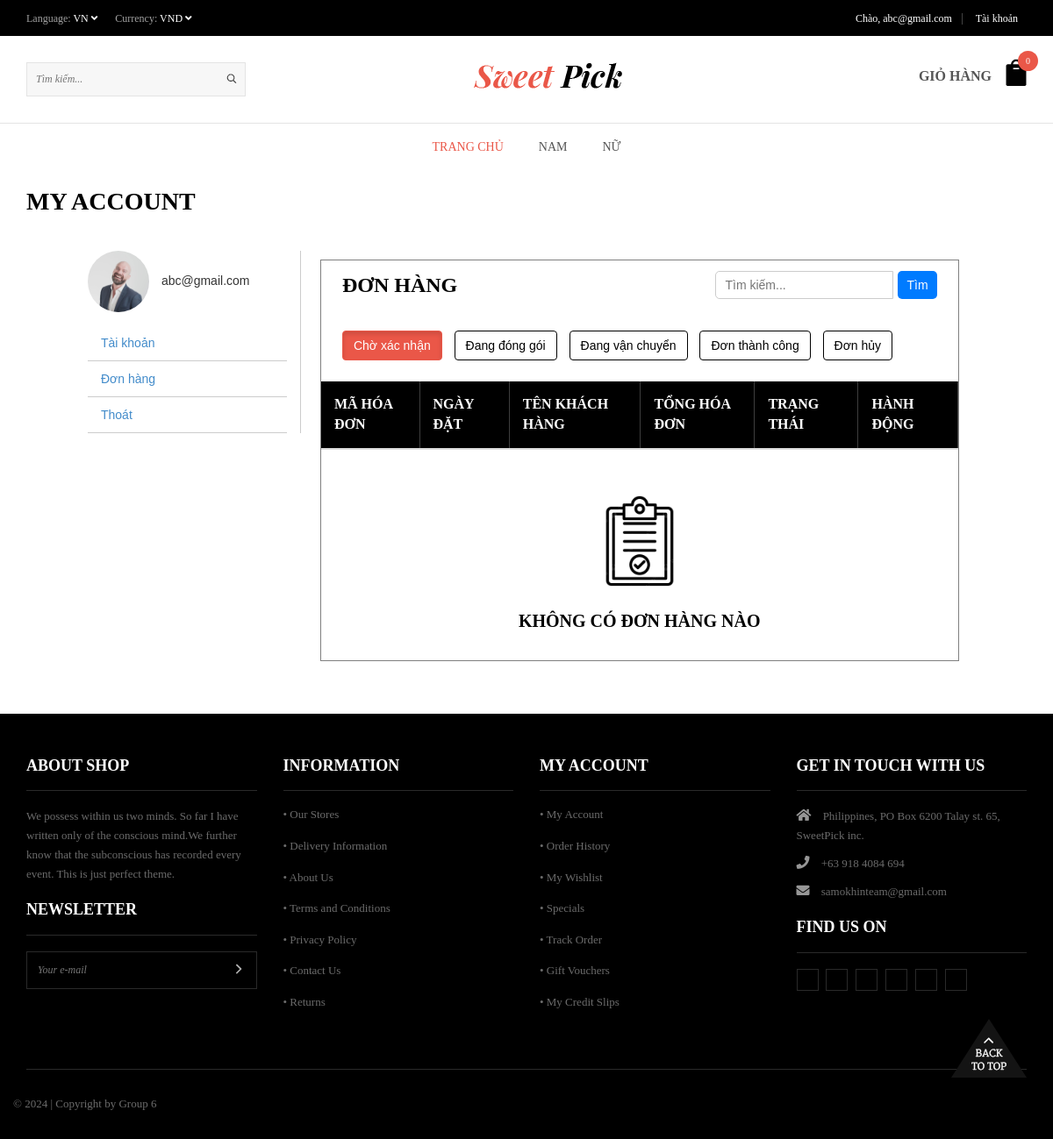
Page /?url=taikhoan/donhang (signed in) on the committed database.
### tables this page shows
CREATE TABLE `tinh_trang` (
  `ma_tinh_trang` int(11) NOT NULL,
  `ten_tinh_trang` varchar(255) NOT NULL
);

### app/controllers/users/AccountControllers.php (called while the page is built, shortened)
<?php
    function donHangUser() {
        if(isset($_GET["maTinhTrang"])) {
            $maTinhTrang = $_GET["maTinhTrang"];
        }
        else {
            $maTinhTrang = 1;
        }
        $listTinhTrang = getAllTinhTrang();
        $donHangByTinhTrang = getDonHangByNguoiDungAndTinhTrang($maTinhTrang, $_SESSION["user"]["ma_nguoi_dung"]);
        include VIEWS_URL . "users/donhang.php";
    }
?>

### app/models/pdo.php (called while the page is built, shortened)
<?php
function getConnect() {
    try {
        $connect = new PDO(
            "mysql:host=" . DB_HOST .
            ";port=" . DB_PORT .
            ";dbname=" . DB_DATABASE .
            ";charset=" . DB_CHARSET,
            DB_USERNAME,
            DB_PASSWORD
        );
        $connect -> setAttribute(PDO::ATTR_ERRMODE, PDO::ERRMODE_EXCEPTION);
        return $connect;
    }
    catch(PDOException $e) {
        echo "Loi ket noi den database " . $e -> getMessage();
    }
}
function getData($sql, $getAll = true) {
    try {
        $connect = getConnect();
        $stmt = $connect -> prepare($sql);
        $stmt -> execute();
    }
    catch(PDOException $e) {
        echo "loi cau lenh: $sql";
    }
    finally {
        unset($connect);
    }
    if($getAll) {
        return $stmt -> fetchAll();
    }
    return $stmt -> fetch();
}
?>

### app/models/TinhTrangModel.php (called while the page is built)
<?php
    function getAllTinhTrang() {
        $sql = "SELECT * FROM tinh_trang";
        return getData($sql);
    }
?>

### app/models/DonHangModel.php (called while the page is built, shortened)
<?php
    function getDonHangByNguoiDungAndTinhTrang($idTinhTrang, $maNguoiDung) {
        $sql = "SELECT A.*, B.ten_trang_thai, C.ten_phuong_thuc FROM don_hang A
                JOIN trang_thai_thanh_toan B ON A.ma_trang_thai = B.ma_trang_thai
                JOIN phuong_thuc_thanh_toan C ON A.ma_phuong_thuc = C.ma_phuong_thuc
                WHERE ma_tinh_trang = $idTinhTrang AND ma_nguoi_dung = $maNguoiDung
                ";
        return getData($sql);
    }
?>

### app/views/users/donhang.php (the view, shortened to what this page needs)
<main id="main" class="" style="padding-bottom: 50px;">
    <div class="my-account-header page-title normal-title">
        <div class="page-title-inner flex-row container text-left">
            <div class="flex-col flex-grow medium-text-center">
                <h1 class="uppercase mb-0">My Account</h1>
            </div>
        </div>
    </div>
    <div class="page-wrapper my-account" style="margin-top: 30px;">
        <div role="main" style="margin: 0 100px;">
            <div class="row vertical-tabs">
                <div class="col-md-3" style="border-right: 1px solid #ccc;">
                    <div class="account-user circle">
                        <span class="image mr-half inline-block">
                            <img alt="" src="<?php echo IMAGES_URL . $_SESSION["user"]["anh_dai_dien"] ?>" height="70" width="70" style="border-radius: 50%;">
                        </span>
                        <span class="user-name inline-block" style="margin-left: 10px;">
                            <?php echo $_SESSION["user"]["email"] ?>
                        </span>
                    </div>
                    <ul class="nav nav-line nav-uppercase nav-vertical" style="margin-top: 15px;">
                        <li style="border-bottom: 1px solid #ccc;">
                            <a href="?url=taikhoan">Tài khoản</a>
                        </li>
                        <li style="border-bottom: 1px solid #ccc;">
                            <a href="?url=taikhoan/donhang">Đơn hàng</a>
                        </li>
                        <li style="border-bottom: 1px solid #ccc;">
                            <a href="?url=dangxuat">Thoát</a>
                        </li>
                    </ul>
                </div>
                <div class="col-md-9">
                    <div class="content-wrapper">
                        <div class="card" style="border: 1px solid gray; width: 98%; margin: 10px auto;">
                            <div
                                class="card-header border-0"
                                style="display: flex; align-items: center; justify-content: space-between; padding: 12px 24px;"
                            >
                                <h2 style="margin: 0;">Đơn hàng</h2>
                                <div class="search-container">
                                    <form action="#" method="GET">
                                        <input type="text" placeholder="Tìm kiếm..." name="searchQuery" style="margin-right: 5px;">
                                        <button type="submit">Tìm</button>
                                    </form>
                                </div>
                            </div>
                            <div style="display: flex; justify-content: space-between; align-items: center; padding: 12px 24px; margin: 12px 0;">
                                <div class="action-buttons">
                                    <?php foreach($listTinhTrang as $tinhTrang ) : ?>
                                        <a
                                            href="<?php echo $maTinhTrang == $tinhTrang["ma_tinh_trang"] ? '#!' : '?url=taikhoan/donhang&maTinhTrang=' . $tinhTrang["ma_tinh_trang"] ?> "
                                            class="btn btn-tinhtrang <?php echo $maTinhTrang == $tinhTrang["ma_tinh_trang"] ? 'active' : '' ?> "
                                        >
                                            <?php echo $tinhTrang["ten_tinh_trang"]?>
                                        </a>
                                    <?php endforeach ?>
                                </div>
                            </div>
                            <div class="card-body table-responsive p-0">
                                <table class="table table-striped table-valign-middle">
                                    <thead>
                                        <tr>
                                            <th>Mã hóa đơn</th>
                                            <th>Ngày đặt</th>
                                            <th>Tên khách hàng</th>
                                            <th>Tổng hóa đơn</th>
                                            <th>Trạng thái</th>
                                            <th>Hành động</th>
                                        </tr>
                                    </thead>
                                </table>
                                <?php if(!$donHangByTinhTrang) :  ?>
                                    <div style="padding: 24px 0;">
                                        <div style="display: flex; justify-content: center;">
                                            <img src="<?php echo IMAGES_URL ?>no-order.png" alt="" width="120px" >
                                        </div>
                                        <h3 style="text-align: center;">Không có đơn hàng nào</h3>
                                    </div>
                                <?php endif ?>
                            </div>
                        </div>
                    </div>
                </div>
            </div>
        </div>
    </div>
</main>

### assets/gd-client/max-themes.net/demos/sweetpick/css/fullwidth.css (style rules this page uses)
html { overflow-x:hidden; padding: 0 !important; background:#fff; margin:0px !important; }

### app/views/users/donhang.php (style rules this page uses)
.action-buttons a { margin-right: 10px; }
.search-container form { display: flex; }
.search-container input[type="text"] { padding: 5px 10px; border: 1px solid #ccc; border-radius: 5px 0 0 5px; }
.search-container button { padding: 5px 10px; border: none; background: #007bff; color: white; border-radius: 5px; cursor: pointer; }
.btn-tinhtrang { border: 1px solid #000; color: #000; }
.btn-tinhtrang.active { background-color: #ea5748; color: #fff; border-color: #ea5748; }

### rows in the picture
tinh_trang: ten_tinh_trang "Chờ xác nhận"
tinh_trang: ten_tinh_trang "Đang đóng gói"
tinh_trang: ten_tinh_trang "Đang vận chuyển"
tinh_trang: ten_tinh_trang "Đơn thành công"
tinh_trang: ten_tinh_trang "Đơn hủy"

### other values in the picture
$_SESSION["user"]["email"] "abc@gmail.com"
$sumProductInCart["tong"] "0"
